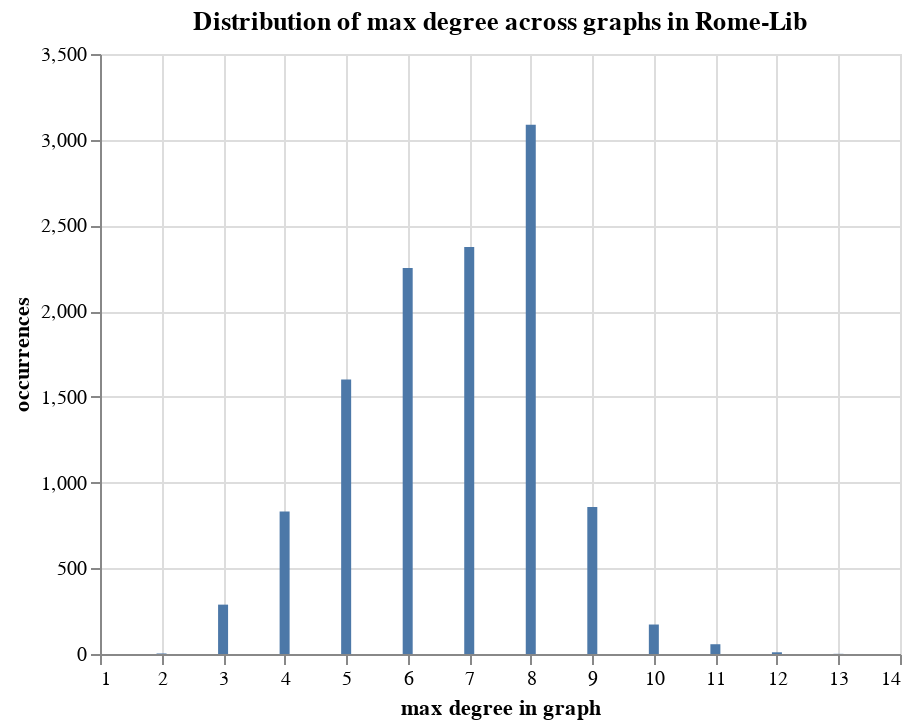

Write notebook code for a chart like this one.
### Code cell
avgdegrees = {}
for g in arrstats:
    curmax = 0
    for deg in g['degree']:
        if deg[1] > curmax:
            curmax = deg[1]
    if curmax not in avgdegrees:
        avgdegrees[curmax] = 1
    else: avgdegrees[curmax] += 1

source = pd.DataFrame({
    'max degree in graph': list(avgdegrees.keys()),
    'occurrences': list(avgdegrees.values())
})

alt.Chart(source, title="Distribution of max degree across graphs in Rome-Lib").mark_bar().encode(
    x='max degree in graph',
    y='occurrences'
)

### Figure 1 — Vega-Lite specification as saved in the notebook (floating-point values rounded to 4 significant figures)
{"config": {"view": {"continuousWidth": 400, "continuousHeight": 300}}, "data": {"name": "data-a01c010c04052c6b60441990169bae1f"}, "mark": "bar", "encoding": {"x": {"field": "max degree in graph", "type": "quantitative"}, "y": {"field": "occurrences", "type": "quantitative"}}, "title": "Distribution of max degree across graphs in Rome-Lib", "$schema": "https://vega.github.io/schema/vega-lite/v4.17.0.json", "datasets": {"data-a01c010c04052c6b60441990169bae1f": [{"max degree in graph": 8, "occurrences": 3088}, {"max degree in graph": 4, "occurrences": 831}, {"max degree in graph": 7, "occurrences": 2374}, {"max degree in graph": 9, "occurrences": 857}, {"max degree in graph": 6, "occurrences": 2252}, {"max degree in graph": 5, "occurrences": 1601}, {"max degree in graph": 10, "occurrences": 172}, {"max degree in graph": 3, "occurrences": 288}, {"max degree in graph": 12, "occurrences": 10}, {"max degree in graph": 11, "occurrences": 57}, {"max degree in graph": 13, "occurrences": 1}, {"max degree in graph": 2, "occurrences": 3}]}}
